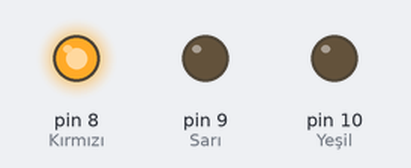
The sketch below on a simulated Arduino Uno, built with avr-gcc and run on an emulated ATmega328P. Shown: output pins drawn as LEDs (lit = HIGH).

Above: at 1.5 s.
At 3.5 s:
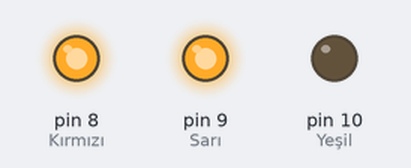
At 5.5 s:
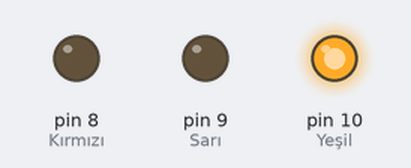
At 7.5 s:
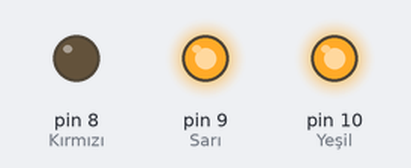
Timing chart, 0 to 10.4 s (numbered marks = the images above):
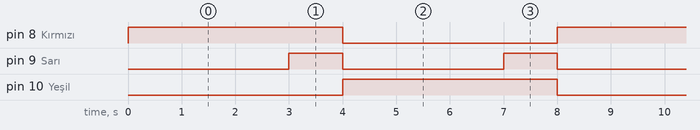

Measured:
- by itself, pin 8 (Kırmızı), pin 10 (Yeşil): alternates HIGH for 4.0 s and LOW for 4.0 s
- by itself, pin 9 (Sarı): alternates HIGH for 1.0 s and LOW for 3.0 s
- by itself, everything shown: repeats every 8.0 s, in 5 steps

The sketch:

_2TrafikI____.ino
```cpp
/* Trafik Işığı Uygulaması
 *  Bu program 3 adet lambayı belli sürelerde yakıp söndürür
 *
 */

 void setup()
 {
    pinMode(8,OUTPUT); // Kırmızı
    pinMode(9,OUTPUT); // Sarı
    pinMode(10,OUTPUT); //Yeşil
 }

void loop()
{
    digitalWrite(8,HIGH); //Kırmızı Yak
    delay(3000);
    digitalWrite(9,HIGH); // Sarı yak
    delay(1000);
    digitalWrite(8,LOW); //Kırmızı Söndür
    digitalWrite(9,LOW); //Sarı Söndür
    digitalWrite(10,HIGH); //Yeşil Yak
    delay(3000);
    digitalWrite(9,HIGH); //Sarı yak
    delay(1000);
    digitalWrite(10,LOW); //Yeşil Söndür
    digitalWrite(9,LOW); //Sarı Söndür
}
```
